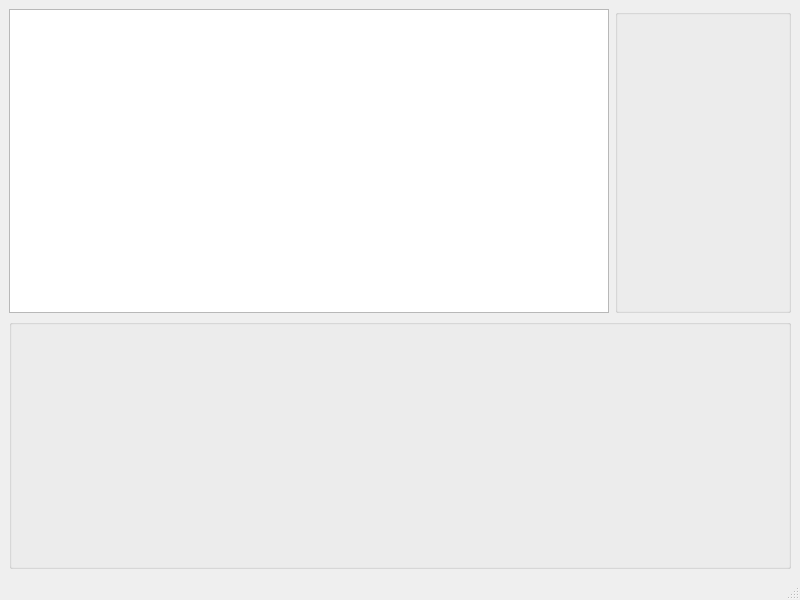
<?xml version="1.0" encoding="UTF-8"?>
<ui version="4.0">
 <class>MainWindow</class>
 <widget class="QMainWindow" name="MainWindow">
  <property name="geometry">
   <rect>
    <x>0</x>
    <y>0</y>
    <width>800</width>
    <height>600</height>
   </rect>
  </property>
  <property name="windowTitle">
   <string>MainWindow</string>
  </property>
  <widget class="QWidget" name="centralwidget">
   <layout class="QVBoxLayout" name="verticalLayout">
    <item>
     <layout class="QHBoxLayout" name="horizontalLayout">
      <item>
       <widget class="QTableWidget" name="Table">
        <property name="minimumSize">
         <size>
          <width>400</width>
          <height>0</height>
         </size>
        </property>
        <property name="maximumSize">
         <size>
          <width>600</width>
          <height>16777215</height>
         </size>
        </property>
       </widget>
      </item>
      <item>
       <widget class="QGroupBox" name="PlotBoxT">
        <property name="title">
         <string/>
        </property>
       </widget>
      </item>
     </layout>
    </item>
    <item>
     <layout class="QHBoxLayout" name="horizontalLayout_4">
      <property name="topMargin">
       <number>0</number>
      </property>
      <item>
       <widget class="QGroupBox" name="PlotBoxB">
        <property name="minimumSize">
         <size>
          <width>0</width>
          <height>250</height>
         </size>
        </property>
        <property name="title">
         <string/>
        </property>
       </widget>
      </item>
     </layout>
    </item>
    <item>
     <layout class="QHBoxLayout" name="horizontalLayout_2"/>
    </item>
   </layout>
  </widget>
  <widget class="QMenuBar" name="menubar">
   <property name="geometry">
    <rect>
     <x>0</x>
     <y>0</y>
     <width>800</width>
     <height>24</height>
    </rect>
   </property>
  </widget>
  <widget class="QStatusBar" name="statusbar"/>
 </widget>
 <resources/>
 <connections/>
</ui>
